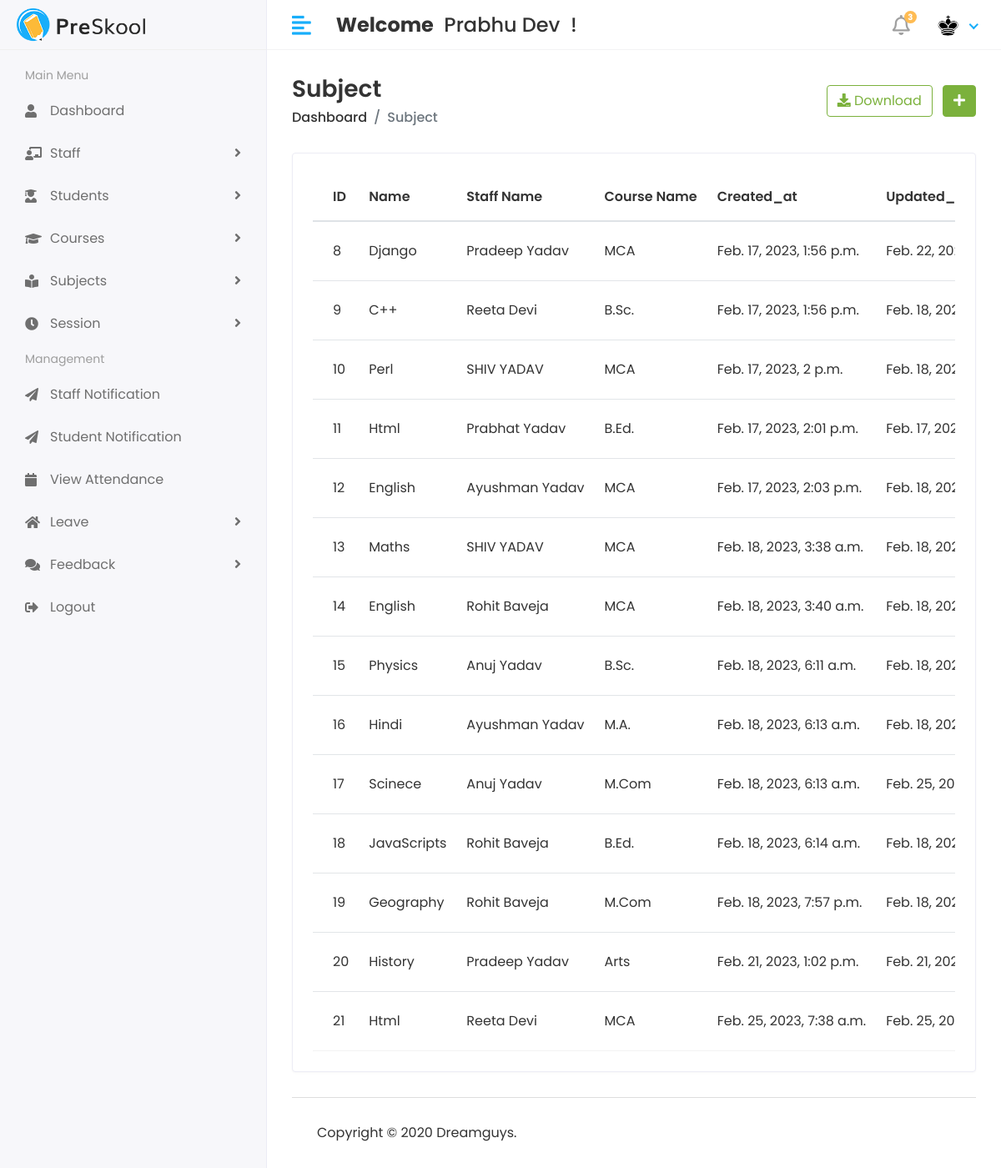
The app's page /Hod/Subject/view (signed in), older data.
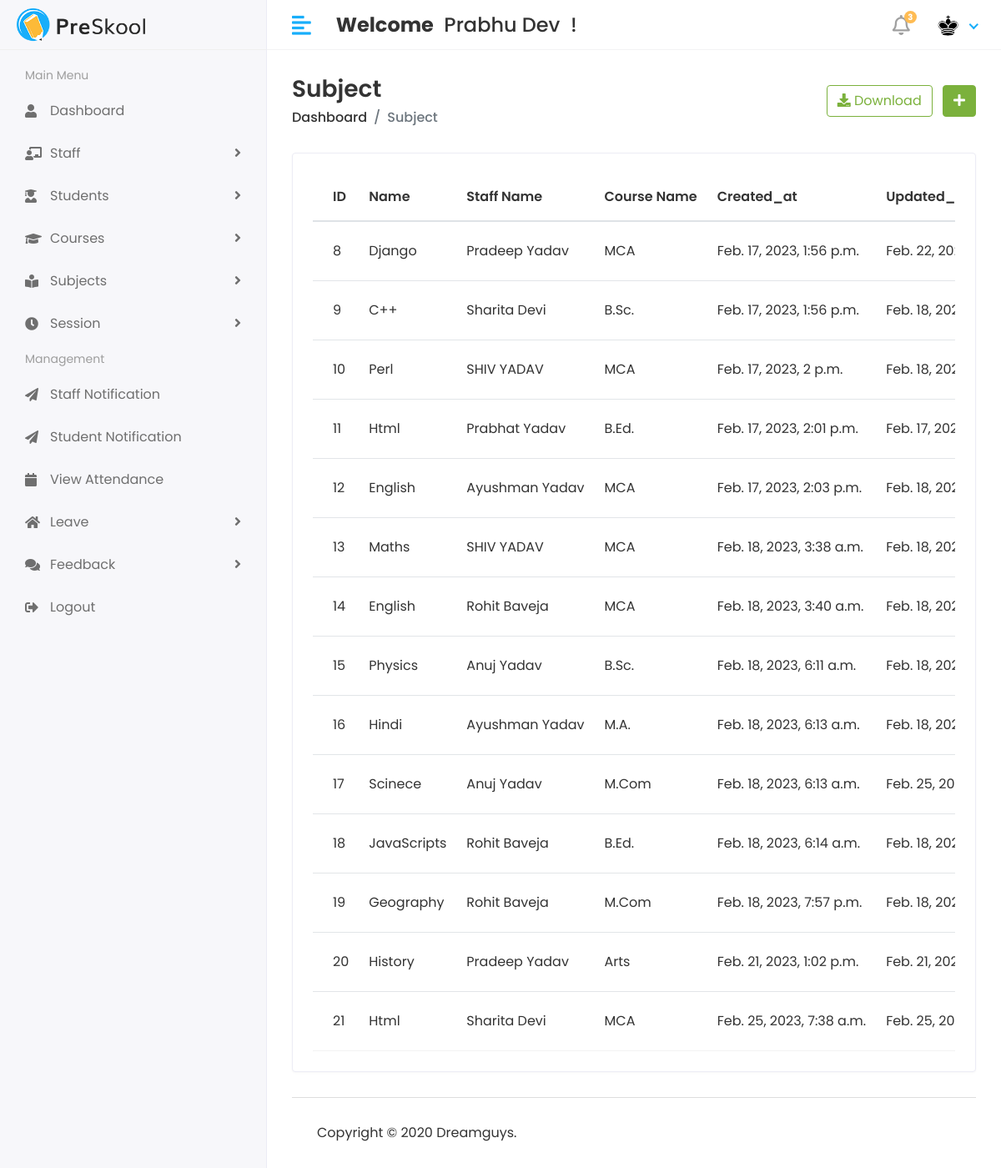
The same page, newer data.
### myApp/models.py (models this page shows, shortened)
class Subject(models.Model):
  objects = None
  subject_name = models.CharField(max_length=100)
  course = models.ForeignKey(Course, on_delete=models.DO_NOTHING)
  staff = models.ForeignKey(Staff, on_delete=models.DO_NOTHING)
  created_at = models.DateTimeField(auto_now_add=True)
  updated_at = models.DateTimeField(auto_now=True)

class Staff(models.Model):
  objects = None
  admin = models.OneToOneField(CustomUser, on_delete=models.CASCADE)
  address = models.TextField()
  gender = models.CharField(max_length=100)
  created_at = models.DateTimeField(auto_now_add=True)
  updated_at = models.DateTimeField(auto_now=True)
  def __str__(self):
    return self.admin.first_name + " " + self.admin.last_name

class CustomUser(AbstractUser):
  USER = (
    (1, 'HOD'),
    (2, 'STAFF'),
    (3, 'STUDENT'),
  )
  user_type = models.CharField(choices=USER, max_length=50, default=1)
  profile_Pic = models.ImageField(upload_to='media/profilePic')

class Course(models.Model):
  objects = None
  course_name = models.CharField(max_length=100)
  create_date = models.DateTimeField(auto_now_add=True)
  update_date = models.DateTimeField(auto_now=True)
  def __str__(self):
    return self.course_name

### StudentManagementProject/Hod_Views.py (the view)
@login_required(login_url='/')
def view_subject(request):
  subject = Subject.objects.all()
  context = {
    "subjects": subject,
  }
  return render(request, 'Hod/view_subject.html', context)

### templates/Hod/view_subject.html (shortened to what this page needs)
{% extends 'base.html' %}
{% block content %}
{% load static %}
<div class="page-header">
  <div class="row align-items-center">
    <div class="col">
      <h3 class="page-title">Subject</h3>
      <ul class="breadcrumb">
        <li class="breadcrumb-item"><a href="{% url 'hod_home' %}">Dashboard</a></li>
        <li class="breadcrumb-item active">Subject</li>
      </ul>
    </div>
    <div class="col-auto text-right float-right ml-auto">
      <a href="#" class="btn btn-outline-success mr-2"><i class="fas fa-download"></i> Download</a>
      <a href="{% url 'add_subject' %}" class="btn btn-success"><i class="fas fa-plus"></i></a>
    </div>
  </div>
</div>
<div class="row">
  <div class="col-sm-12">
    <div class="card card-table">
      <div class="card-body">
        <div class="table-responsive">
          <table id="table_id" class="table table-hover table-center mb-0">
            <thead>
            <tr>
              <th>ID</th>
              <th>Name</th>
              <th>Staff Name</th>
              <th>Course Name</th>
              <th>Created_at</th>
              <th>Updated_at</th>
            </tr>
            </thead>
            <tbody>
            {% for i in subjects %}
            <tr>
              <td>{{i.id}}</td>
              <td>{{i.subject_name}}</td>
              <td>{{i.staff}}</td>
              <td>{{i.course}}</td>
              <td>{{i.created_at}}</td>
              <td>{{i.updated_at}}</td>
            </tr>
            {% endfor %}
            </tbody>
          </table>
        </div>
      </div>
    </div>
  </div>
</div>
{% endblock %}

Row changes from the older to the newer data that the page shows:
changed through a linked row, Subject id 9: staff "Reeta Devi" → "Sharita Devi"
changed through a linked row, Subject "Feb. 25, 2023, 7:38 a.m.": staff "Reeta Devi" → "Sharita Devi"
